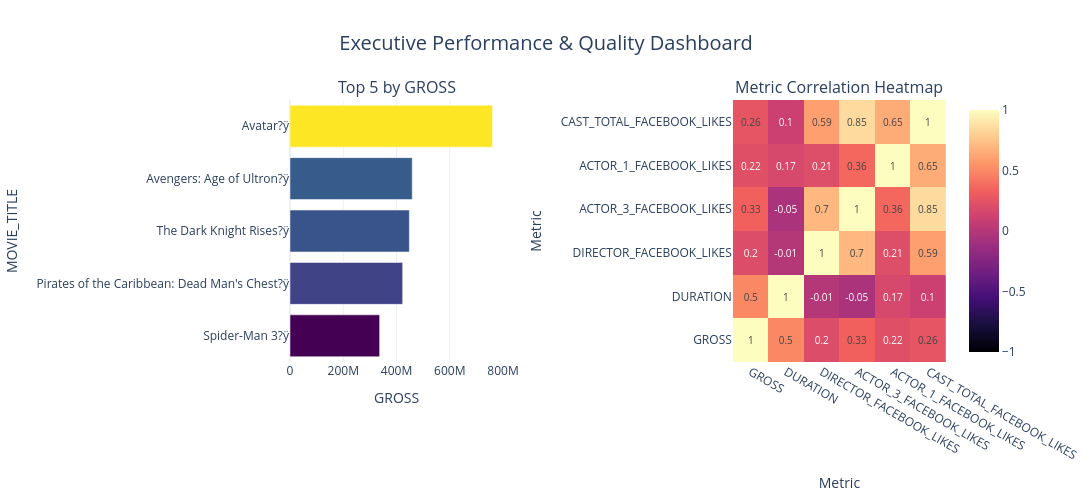

The cell this chart's notebook holds for it:
### Markdown cell above
## Step 8: Run it on the movie dataset

### Code cell
run_data_cleaning_pipeline(
    source="https://raw.githubusercontent.com/Jcharis/Data-Cleaning-Practical-Examples/master/unclean_data.csv",
    dedup_subset=["MOVIE_TITLE", "TITLE_YEAR"],
    table_name="cleaned_movies"
)

### Figure 1 — Plotly figure (JSON) as saved in the notebook; plotly's stock layout.template omitted (floating-point values rounded to 4 significant figures)
{"data": [{"hovertemplate": "<b>%{y}</b><br>GROSS: %{x:,.2f}<extra></extra>", "marker": {"color": [336530303, 423032628, 448130642, 458991599, 760505847], "colorscale": [[0, "#440154"], [0.1111, "#482878"], [0.2222, "#3e4989"], [0.3333, "#31688e"], [0.4444, "#26828e"], [0.5556, "#1f9e89"], [0.6667, "#35b779"], [0.7778, "#6ece58"], [0.8889, "#b5de2b"], [1, "#fde725"]]}, "orientation": "h", "type": "bar", "x": [336530303, 423032628, 448130642, 458991599, 760505847], "xaxis": "x", "y": ["Spider-Man 3?ÿ", "Pirates of the Caribbean: Dead Man's Chest?ÿ", "The Dark Knight Rises?ÿ", "Avengers: Age of Ultron?ÿ", "Avatar?ÿ"], "yaxis": "y"}, {"colorscale": [[0, "#000004"], [0.1111, "#180f3d"], [0.2222, "#440f76"], [0.3333, "#721f81"], [0.4444, "#9e2f7f"], [0.5556, "#cd4071"], [0.6667, "#f1605d"], [0.7778, "#fd9668"], [0.8889, "#feca8d"], [1, "#fcfdbf"]], "hoverongaps": false, "text": [[1.0, 0.5, 0.2, 0.33, 0.22, 0.26], [0.5, 1.0, -0.01, -0.05, 0.17, 0.1], [0.2, -0.01, 1.0, 0.7, 0.21, 0.59], [0.33, -0.05, 0.7, 1.0, 0.36, 0.85], [0.22, 0.17, 0.21, 0.36, 1.0, 0.65], [0.26, 0.1, 0.59, 0.85, 0.65, 1.0]], "texttemplate": "%{text}", "type": "heatmap", "x": ["GROSS", "DURATION", "DIRECTOR_FACEBOOK_LIKES", "ACTOR_3_FACEBOOK_LIKES", "ACTOR_1_FACEBOOK_LIKES", "CAST_TOTAL_FACEBOOK_LIKES"], "xaxis": "x2", "y": ["GROSS", "DURATION", "DIRECTOR_FACEBOOK_LIKES", "ACTOR_3_FACEBOOK_LIKES", "ACTOR_1_FACEBOOK_LIKES", "CAST_TOTAL_FACEBOOK_LIKES"], "yaxis": "y2", "z": [[1.0, 0.4998, 0.2019, 0.3324, 0.2202, 0.2572], [0.4998, 1.0, -0.005996, -0.05499, 0.1691, 0.1033], [0.2019, -0.005996, 1.0, 0.7018, 0.2108, 0.5949], [0.3324, -0.05499, 0.7018, 1.0, 0.3641, 0.8514], [0.2202, 0.1691, 0.2108, 0.3641, 1.0, 0.6452], [0.2572, 0.1033, 0.5949, 0.8514, 0.6452, 1.0]], "zmax": 1, "zmin": -1}], "layout": {"annotations": [{"font": {"size": 16}, "showarrow": false, "text": "Top 5 by GROSS", "x": 0.1625, "xanchor": "center", "xref": "paper", "y": 1, "yanchor": "bottom", "yref": "paper"}, {"font": {"size": 16}, "showarrow": false, "text": "Metric Correlation Heatmap", "x": 0.8375, "xanchor": "center", "xref": "paper", "y": 1, "yanchor": "bottom", "yref": "paper"}], "height": 500, "showlegend": false, "title": {"font": {"size": 20}, "text": "Executive Performance & Quality Dashboard", "x": 0.5}, "width": 1100, "xaxis": {"anchor": "y", "domain": [0, 0.325], "title": {"text": "GROSS"}}, "xaxis2": {"anchor": "y2", "domain": [0.675, 1], "title": {"text": "Metric"}}, "yaxis": {"anchor": "x", "domain": [0, 1], "title": {"text": "MOVIE_TITLE"}, "type": "category"}, "yaxis2": {"anchor": "x2", "domain": [0, 1], "title": {"text": "Metric"}}}}
